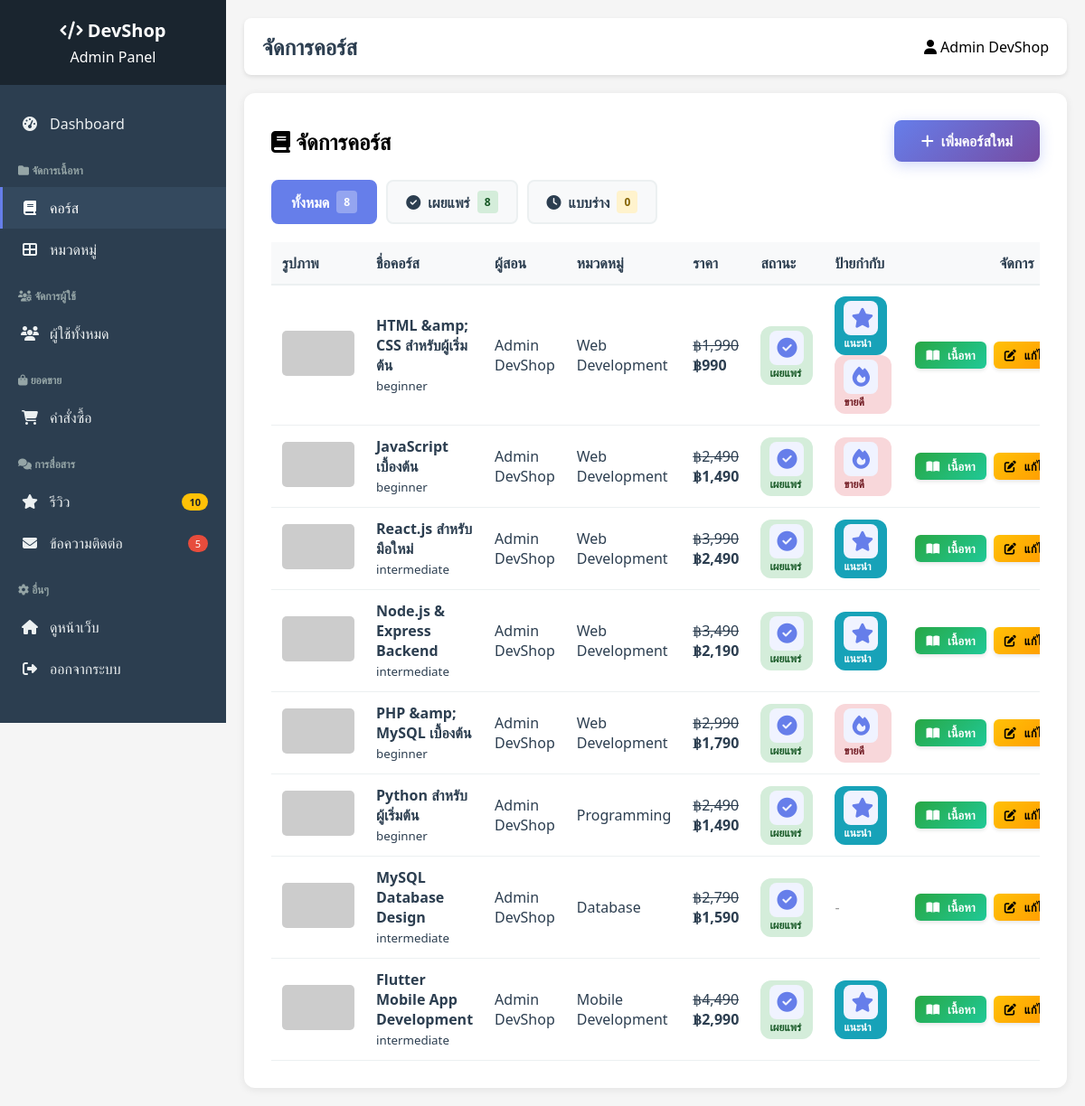
The page /admin/courses.php (signed in) on the database its author committed.
### tables this page shows
CREATE TABLE `courses` (
  `course_id` int NOT NULL AUTO_INCREMENT,
  `instructor_id` int NOT NULL,
  `category_id` int NOT NULL,
  `course_title` varchar(200) NOT NULL,
  `course_slug` varchar(200) NOT NULL,
  `description` text,
  `short_description` varchar(500) DEFAULT NULL,
  `thumbnail` varchar(255) DEFAULT NULL,
  `level` enum('beginner','intermediate','advanced') DEFAULT 'beginner',
  `price` decimal(10,2) NOT NULL,
  `discount_price` decimal(10,2) DEFAULT NULL,
  `duration_hours` decimal(5,2) DEFAULT NULL,
  `total_lectures` int DEFAULT '0',
  `status` enum('draft','published','archived') DEFAULT 'draft',
  `featured` tinyint(1) DEFAULT '0',
  `bestseller` tinyint(1) DEFAULT '0',
  `created_at` timestamp NULL DEFAULT CURRENT_TIMESTAMP,
  `updated_at` timestamp NULL DEFAULT CURRENT_TIMESTAMP ON UPDATE CURRENT_TIMESTAMP,
  PRIMARY KEY (`course_id`),
  UNIQUE KEY `course_slug` (`course_slug`),
  KEY `idx_slug` (`course_slug`),
  KEY `idx_instructor` (`instructor_id`),
  KEY `idx_category` (`category_id`),
  KEY `idx_status` (`status`),
  KEY `idx_featured` (`featured`),
  CONSTRAINT `courses_ibfk_1` FOREIGN KEY (`instructor_id`) REFERENCES `users` (`user_id`) ON DELETE CASCADE,
  CONSTRAINT `courses_ibfk_2` FOREIGN KEY (`category_id`) REFERENCES `categories` (`category_id`) ON DELETE RESTRICT
);

CREATE TABLE `categories` (
  `category_id` int NOT NULL AUTO_INCREMENT,
  `category_name` varchar(100) NOT NULL,
  `category_slug` varchar(100) NOT NULL,
  `description` text,
  `icon` varchar(50) DEFAULT NULL,
  `display_order` int DEFAULT '0',
  `status` enum('active','inactive') DEFAULT 'active',
  `created_at` timestamp NULL DEFAULT CURRENT_TIMESTAMP,
  PRIMARY KEY (`category_id`),
  UNIQUE KEY `category_slug` (`category_slug`),
  KEY `idx_slug` (`category_slug`)
);

### includes/course_functions.php (called while the page is built, shortened)
<?php
function get_all_courses_admin($limit = null)
{
    global $conn;
    $sql = "SELECT c.*, cat.category_name, cat.icon,
            CONCAT(u.first_name, ' ', u.last_name) as instructor_name,
            COALESCE(AVG(r.rating), 0) as avg_rating,
            COUNT(DISTINCT e.enrollment_id) as total_students
            FROM courses c
            LEFT JOIN categories cat ON c.category_id = cat.category_id
            LEFT JOIN users u ON c.instructor_id = u.user_id
            LEFT JOIN reviews r ON c.course_id = r.course_id AND r.status = 'approved'
            LEFT JOIN enrollments e ON c.course_id = e.course_id
            GROUP BY c.course_id
            ORDER BY c.created_at DESC";
    $result = $conn->query($sql);
    return $result ? $result->fetch_all(MYSQLI_ASSOC) : [];
}
?>

### admin/courses.php (the view, shortened to what this page needs)
<?php
require_once '../includes/config.php';
require_once '../includes/course_functions.php';
$page_title = 'จัดการคอร์ส';
$courses = get_all_courses_admin();
?>
<?php include 'includes/header.php'; ?>
<link rel="stylesheet" href="../assets/css/admin-reviews.css">
<div class="content-box">
    <div style="display: flex; justify-content: space-between; align-items: center; margin-bottom: 20px;">
        <h2><i class="fas fa-book"></i> จัดการคอร์ส</h2>
        <a href="course_add.php" class="btn btn-primary">
            <i class="fas fa-plus"></i> เพิ่มคอร์สใหม่
        </a>
    </div>
    <div class="filter-tabs" style="margin-bottom: 20px;">
        <a href="courses.php" class="filter-tab <?php echo !isset($_GET['status']) ? 'active' : ''; ?>">
            ทั้งหมด <span class="badge"><?php echo count(get_all_courses_admin()); ?></span>
        </a>
        <a href="?status=published" class="filter-tab <?php echo isset($_GET['status']) && $_GET['status'] == 'published' ? 'active' : ''; ?>">
            <i class="fas fa-check-circle"></i> เผยแพร่
            <span class="badge badge-success">
                <?php echo count(array_filter(get_all_courses_admin(), function($c) { return $c['status'] == 'published'; })); ?>
            </span>
        </a>
        <a href="?status=draft" class="filter-tab <?php echo isset($_GET['status']) && $_GET['status'] == 'draft' ? 'active' : ''; ?>">
            <i class="fas fa-clock"></i> แบบร่าง
            <span class="badge badge-warning">
                <?php echo count(array_filter(get_all_courses_admin(), function($c) { return $c['status'] == 'draft'; })); ?>
            </span>
        </a>
    </div>
    <div class="table-responsive">
        <table>
            <thead>
                <tr>
                    <th>รูปภาพ</th>
                    <th>ชื่อคอร์ส</th>
                    <th>ผู้สอน</th>
                    <th>หมวดหมู่</th>
                    <th>ราคา</th>
                    <th>สถานะ</th>
                    <th>ป้ายกำกับ</th>
                    <th>จัดการ</th>
                </tr>
            </thead>
            <tbody>
                <?php foreach ($courses as $course): ?>
                    <tr>
                        <td>
                            <img src="../<?php echo htmlspecialchars($course['thumbnail']); ?>"
                                 alt="<?php echo htmlspecialchars($course['course_title']); ?>"
                                 style="width: 80px; height: 50px; object-fit: cover; border-radius: 5px;">
                        </td>
                        <td>
                            <strong><?php echo htmlspecialchars($course['course_title']); ?></strong><br>
                            <small><?php echo htmlspecialchars($course['level']); ?></small>
                        </td>
                        <td><?php echo htmlspecialchars($course['instructor_name']); ?></td>
                        <td><?php echo htmlspecialchars($course['category_name']); ?></td>
                        <td>
                            <?php if ($course['discount_price']): ?>
                                <s>฿<?php echo number_format($course['price']); ?></s><br>
                                <strong>฿<?php echo number_format($course['discount_price']); ?></strong>
                            <?php else: ?>
                                ฿<?php echo number_format($course['price']); ?>
                            <?php endif; ?>
                        </td>
                        <td>
                            <?php if ($course['status'] == 'published'): ?>
                                <span class="badge badge-success">
                                    <i class="fas fa-check-circle"></i> เผยแพร่
                                </span>
                            <?php else: ?>
                                <span class="badge badge-warning">
                                    <i class="fas fa-clock"></i> แบบร่าง
                                </span>
                            <?php endif; ?>
                        </td>
                        <td>
                            <?php if ($course['featured']): ?>
                                <span class="badge badge-info" style="margin-right: 5px;">
                                    <i class="fas fa-star"></i> แนะนำ
                                </span>
                            <?php endif; ?>
                            <?php if ($course['bestseller']): ?>
                                <span class="badge badge-danger">
                                    <i class="fas fa-fire"></i> ขายดี
                                </span>
                            <?php endif; ?>
                            <?php if (!$course['featured'] && !$course['bestseller']): ?>
                                <span style="color: #999;">-</span>
                            <?php endif; ?>
                        </td>
                        <td style="white-space: nowrap;">
                            <a href="course_content.php?id=<?php echo $course['course_id']; ?>"
                               class="btn-sm btn-success"
                               title="จัดการเนื้อหา">
                                <i class="fas fa-book-open"></i> เนื้อหา
                            </a>
                            <a href="course_edit.php?id=<?php echo $course['course_id']; ?>"
                               class="btn-sm btn-warning"
                               title="แก้ไข">
                                <i class="fas fa-edit"></i> แก้ไข
                            </a>
                        </td>
                    </tr>
                <?php endforeach; ?>
            </tbody>
        </table>
    </div>
</div>
<?php include 'includes/footer.php'; ?>

### admin/includes/header.php (shortened to what this page needs)
<!DOCTYPE html>
<html lang="th">
<head>
    <link rel="stylesheet" href="https://cdnjs.cloudflare.com/ajax/libs/font-awesome/6.4.0/css/all.min.css">
    <link rel="stylesheet" href="https://cdn.jsdelivr.net/npm/sweetalert2@11/dist/sweetalert2.min.css">
</head>
<body>
    <div class="admin-container">
        <aside class="sidebar" id="sidebar">
            <div class="sidebar-header">
                <h2><i class="fas fa-code"></i> DevShop</h2>
                <p>Admin Panel</p>
            </div>
            <ul class="sidebar-menu">
                <li><a href="index.php" class="<?php echo basename($_SERVER['PHP_SELF']) == 'index.php' ? 'active' : ''; ?>">
                        <i class="fas fa-tachometer-alt"></i> Dashboard
                    </a></li>
                <li style="padding: 10px 20px; color: #95a5a6; font-size: 12px; font-weight: 600; text-transform: uppercase; margin-top: 10px;">
                    <i class="fas fa-folder"></i> จัดการเนื้อหา
                </li>
                <li><a href="courses.php" class="<?php echo basename($_SERVER['PHP_SELF']) == 'courses.php' ? 'active' : ''; ?>">
                        <i class="fas fa-book"></i> คอร์ส
                    </a></li>
                <li><a href="categories.php" class="<?php echo basename($_SERVER['PHP_SELF']) == 'categories.php' ? 'active' : ''; ?>">
                        <i class="fas fa-th-large"></i> หมวดหมู่
                    </a></li>
                <li style="padding: 10px 20px; color: #95a5a6; font-size: 12px; font-weight: 600; text-transform: uppercase; margin-top: 10px;">
                    <i class="fas fa-users-cog"></i> จัดการผู้ใช้
                </li>
                <li><a href="users.php" class="<?php echo basename($_SERVER['PHP_SELF']) == 'users.php' ? 'active' : ''; ?>">
                        <i class="fas fa-users"></i> ผู้ใช้ทั้งหมด
                    </a></li>
                <li style="padding: 10px 20px; color: #95a5a6; font-size: 12px; font-weight: 600; text-transform: uppercase; margin-top: 10px;">
                    <i class="fas fa-shopping-bag"></i> ยอดขาย
                </li>
                <li><a href="orders.php" class="<?php echo basename($_SERVER['PHP_SELF']) == 'orders.php' ? 'active' : ''; ?>">
                        <i class="fas fa-shopping-cart"></i> คำสั่งซื้อ
                    </a></li>
                <li style="padding: 10px 20px; color: #95a5a6; font-size: 12px; font-weight: 600; text-transform: uppercase; margin-top: 10px;">
                    <i class="fas fa-comments"></i> การสื่อสาร
                </li>
                <li><a href="reviews.php" class="<?php echo basename($_SERVER['PHP_SELF']) == 'reviews.php' ? 'active' : ''; ?>">
                        <i class="fas fa-star"></i> รีวิว
                        <?php
                        $new_reviews = $conn->query("SELECT COUNT(*) as count FROM reviews WHERE status = 'pending'")->fetch_assoc()['count'];
                        if ($new_reviews > 0):
                        ?>
                            <span style="background: #ffc107; color: #212529; padding: 2px 8px; border-radius: 10px; font-size: 11px; margin-left: auto; font-weight: 600;"><?php echo $new_reviews; ?></span>
                        <?php endif; ?>
                    </a></li>
                <li><a href="contact_messages.php" class="<?php echo basename($_SERVER['PHP_SELF']) == 'contact_messages.php' ? 'active' : ''; ?>">
                        <i class="fas fa-envelope"></i> ข้อความติดต่อ
                        <?php
                        $new_messages = $conn->query("SELECT COUNT(*) as count FROM contact_messages WHERE status = 'new'")->fetch_assoc()['count'];
                        if ($new_messages > 0):
                        ?>
                            <span style="background: #e74c3c; color: white; padding: 2px 8px; border-radius: 10px; font-size: 11px; margin-left: auto;"><?php echo $new_messages; ?></span>
                        <?php endif; ?>
                    </a></li>
                <li style="padding: 10px 20px; color: #95a5a6; font-size: 12px; font-weight: 600; text-transform: uppercase; margin-top: 10px;">
                    <i class="fas fa-cog"></i> อื่นๆ
                </li>
                <li><a href="../index.php">
                        <i class="fas fa-home"></i> ดูหน้าเว็บ
                    </a></li>
                <li><a href="../logout.php">
                        <i class="fas fa-sign-out-alt"></i> ออกจากระบบ
                    </a></li>
            </ul>
        </aside>
        <main class="main-content">
            <div class="top-bar">
                <h1><?php echo $page_title ?? 'Dashboard'; ?></h1>
                <div class="user-info">
                    <span><i class="fas fa-user"></i> <?php echo htmlspecialchars($_SESSION['user_name']); ?></span>
                </div>
            </div>

### admin/includes/footer.php (shortened to what this page needs)
        </main>
    </div>
</body>
</html>

### assets/css/admin-reviews.css (style rules this page uses)
.filter-tabs { display: flex; gap: 10px; flex-wrap: wrap; }
.filter-tab { padding: 10px 20px; background: #f8f9fa; border: 2px solid #ecf0f1; border-radius: 8px; text-decoration: none; color: #2c3e50; font-weight: 600; transition: all 0.3s; display: flex; align-items: center; gap: 8px; }
.filter-tab.active { background: #667eea; color: white; border-color: #667eea; }
.badge { background: #6c757d; color: white; padding: 3px 8px; border-radius: 10px; font-size: 12px; font-weight: 600; }
.filter-tab.active .badge { background: rgba(255, 255, 255, 0.3); }
.badge-warning { background: #ffc107; color: #212529; }
.badge-success { background: #28a745; }
.badge-danger { background: #dc3545; }
.content-box { background: white; padding: 20px; border-radius: 8px; box-shadow: 0 2px 5px rgba(0,0,0,0.1); }
.badge { padding: 4px 8px; border-radius: 4px; font-size: 12px; font-weight: 600; }
.badge-success { background: #d4edda; color: #155724; }
.badge-warning { background: #fff3cd; color: #856404; }
.badge-danger { background: #f8d7da; color: #721c24; }
.btn-sm { padding: 5px 10px; font-size: 13px; border-radius: 4px; text-decoration: none; display: inline-flex; align-items: center; gap: 5px; transition: all 0.3s; border: none; cursor: pointer; }
.btn-success { background: #28a745; color: white; }
.btn-warning { background: #ffc107; color: #000; }
.table-responsive { overflow-x: auto; margin-top: 20px; }
.table-responsive table { width: 100%; border-collapse: collapse; }
.table-responsive thead { background: #f8f9fa; }
.table-responsive th { padding: 12px; text-align: left; font-weight: 600; color: #2c3e50; border-bottom: 2px solid #ecf0f1; }
.table-responsive td { padding: 12px; border-bottom: 1px solid #ecf0f1; color: #2c3e50; }
.btn-primary { background: linear-gradient(135deg, #667eea 0%, #764ba2 100%); color: white; padding: 12px 30px; border: none; border-radius: 8px; font-size: 16px; font-weight: 600; cursor: pointer; display: inline-flex; align-items: center; gap: 8px; text-decoration: none; transition: all 0.3s; box-shadow: 0 4px 15px rgba(102, 126, 234, 0.3); }
.badge-info { background: #17a2b8; color: white; }
.content-box { background: white; padding: 30px; border-radius: 12px; box-shadow: 0 2px 10px rgba(0,0,0,0.08); width: 100%; }
.table-responsive td .btn-sm, .category-list td .btn-sm, .orders-table td .btn-sm, table td .btn-sm { padding: 6px 12px; font-size: 13px; border-radius: 6px; font-weight: 600; transition: all 0.3s; box-shadow: 0 2px 4px rgba(0,0,0,0.1); margin: 2px; }
.btn-sm.btn-success { background: linear-gradient(135deg, #28a745 0%, #20c997 100%); border: none; }
.btn-sm.btn-warning { background: linear-gradient(135deg, #ffc107 0%, #ff9800 100%); color: #000; border: none; }
table td .btn-sm i { margin-right: 4px; }
table th:last-child, table td:last-child { text-align: center; }
table tbody tr { transition: all 0.3s; }
table .badge { padding: 5px 10px; border-radius: 12px; font-size: 12px; font-weight: 600; display: inline-block; }
table td i.fas:not(.btn-sm i) { font-size: 22px; color: #667eea; padding: 8px; background: #f0f3ff; border-radius: 8px; display: inline-block; width: 38px; height: 38px; text-align: center; line-height: 22px; }

### rows shown on the page
courses: course_title "HTML &amp; CSS สำหรับผู้เริ่มต้น", level "beginner", instructor_name "Admin DevShop", category.category_name "Web Development", price "1,990", discount_price "990", status "published" (drawn), featured 1 (drawn), bestseller 1 (drawn)
courses: course_title "JavaScript เบื้องต้น", level "beginner", instructor_name "Admin DevShop", category.category_name "Web Development", price "2,490", discount_price "1,490", status "published" (drawn), bestseller 1 (drawn)
courses: course_title "React.js สำหรับมือใหม่", level "intermediate", instructor_name "Admin DevShop", category.category_name "Web Development", price "3,990", discount_price "2,490", status "published" (drawn), featured 1 (drawn)
courses: course_title "Node.js & Express Backend", level "intermediate", instructor_name "Admin DevShop", category.category_name "Web Development", price "3,490", discount_price "2,190", status "published" (drawn), featured 1 (drawn)
courses: course_title "PHP &amp; MySQL เบื้องต้น", level "beginner", instructor_name "Admin DevShop", category.category_name "Web Development", price "2,990", discount_price "1,790", status "published" (drawn), bestseller 1 (drawn)
courses: course_title "Python สำหรับผู้เริ่มต้น", level "beginner", instructor_name "Admin DevShop", category.category_name "Programming", price "2,490", discount_price "1,490", status "published" (drawn), featured 1 (drawn)
courses: course_title "MySQL Database Design", level "intermediate", instructor_name "Admin DevShop", category.category_name "Database", price "2,790", discount_price "1,590", status "published" (drawn)
courses: course_title "Flutter Mobile App Development", level "intermediate", instructor_name "Admin DevShop", category.category_name "Mobile Development", price "4,490", discount_price "2,990", status "published" (drawn), featured 1 (drawn)

### other values the page prints
$new_reviews "10"
$new_messages "5"
$page_title "จัดการคอร์ส"
$_SESSION['user_name'] "Admin DevShop"
count(get_all_courses_admin()) "8"
